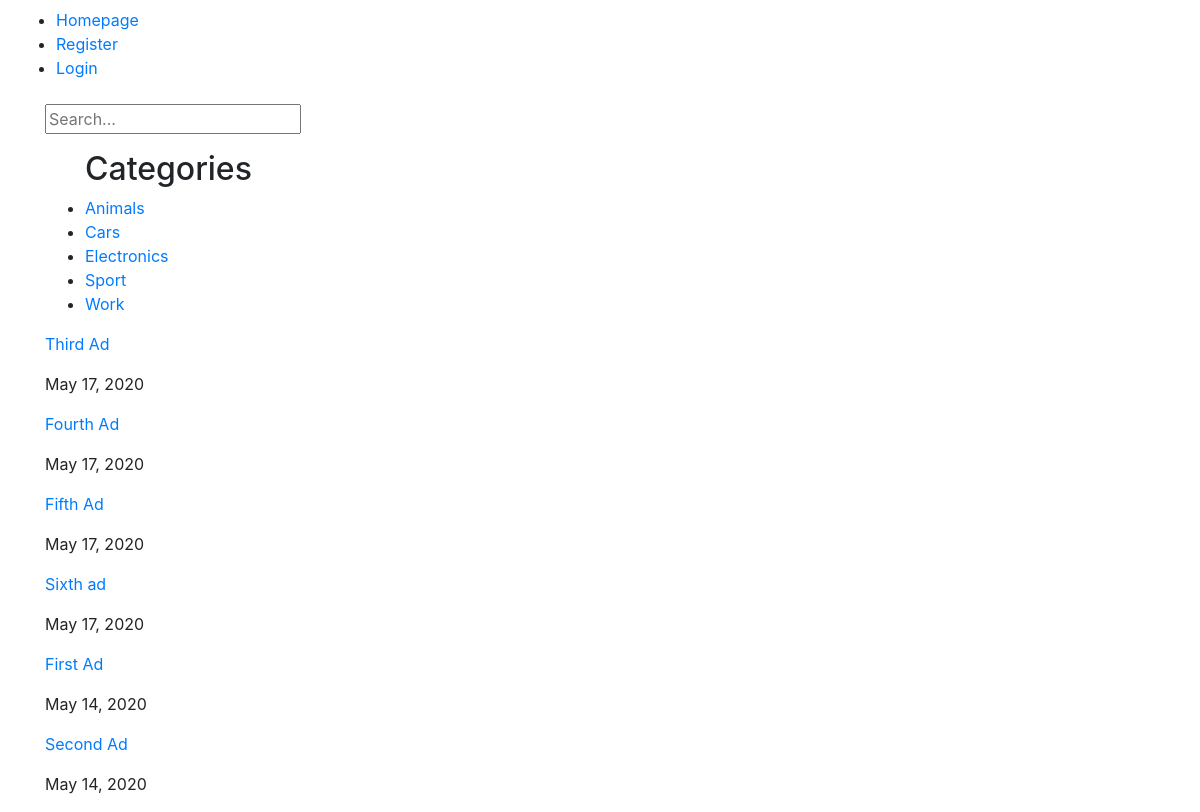
The app's page /, older data.
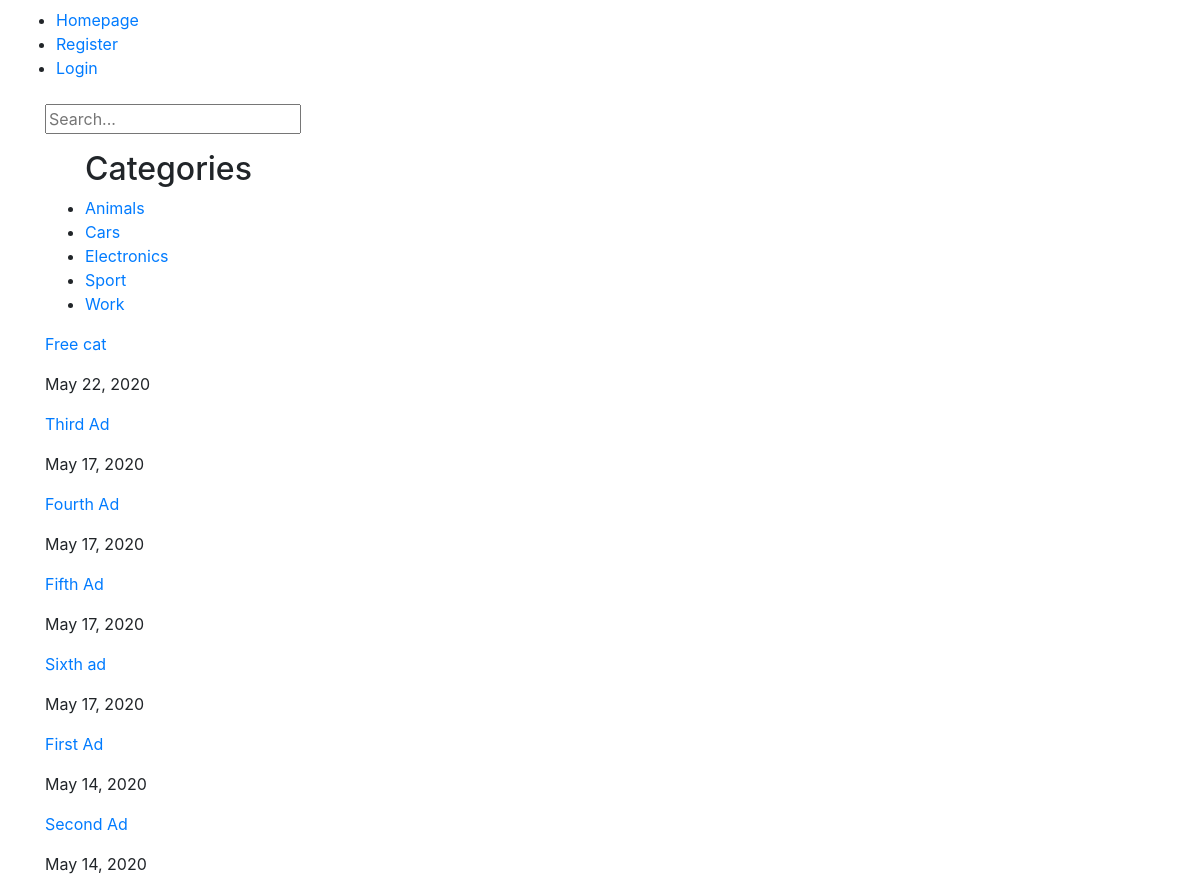
The same page, newer data.
### ads/models.py (models this page shows, shortened)
class Ad(models.Model):
    CATEGORIES_CHOICES = [
        ('Cars', 'Cars'),
        ('Work', 'Work'),
        ('Animals', 'Animals'),
        ('Electronics', 'Electronics'),
        ('Sport', 'Sport'),
    ]
    title = models.CharField(max_length=100)
    content = models.TextField()
    category = models.CharField(max_length=100, choices=CATEGORIES_CHOICES)
    date_posted = models.DateField(default=timezone.now)
    author = models.ForeignKey(User, on_delete=models.CASCADE) #usunięcie usera usunie jego posty
    image = models.ImageField(upload_to='media', null=True, blank=True)
    times_viewed = models.IntegerField(default=0)

### ads/views.py (the view)
# urls.py: path('', AdListView.as_view(), name='ads-home'),
class AdListView(ListView):
    model = Ad
    template_name = 'ads/home.html' # <app>/<object>_<typeOfView> - tutaj - ads/ad_list
    context_object_name = 'ads'
    ordering = ['-date_posted']
    extra_context = {'categories': sorted(Ad.CATEGORIES_CHOICES)}

### ads/templates/ads/home.html (shortened to what this page needs)
{% extends 'ads/base.html' %}
{% block content %}
    <form action="{% url 'ad-search' %}" method="GET">
        <input name="q" type="text" placeholder="Search...">
    </form>
    <ul>
        <h2>Categories</h2>
        {% for category in categories %}
            <li><a href="{% url 'ads-filtered' category=category.0 %}">{{ category.0 }}</a></li>
        {% endfor %}
    </ul>
    {% for ad in ads %}
        <p><a href="{% url 'ad-detail' pk=ad.pk %}">{{ ad.title }}</a></p>
        <p>{{ ad.date_posted }}</p>
    {% endfor %}
{% endblock %}

Row changes from the older to the newer data that the page shows:
added Ad: title "Free cat", date_posted "May 22, 2020"
